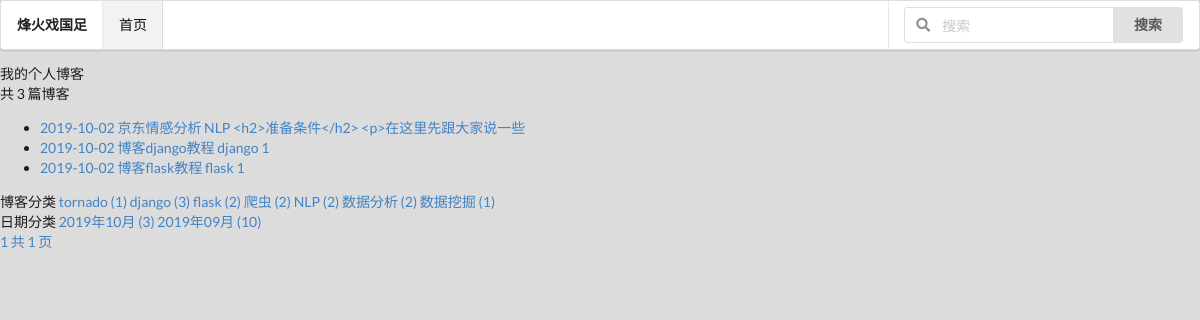
The app's page /blog/2019/10 with its own data.
### blog/models.py (models this page shows, shortened)
class Blog(models.Model,readNumMethod):
    blogTitle=models.CharField(max_length=30)
    blogContent=RichTextUploadingField()
    blogAuthor=models.ForeignKey(User,on_delete=models.DO_NOTHING)
    blog_createdTime=models.DateTimeField(auto_now_add=True)
    blog_updatedTime=models.DateTimeField(auto_now=True)
    blogType=models.ForeignKey(BlogType,on_delete=models.DO_NOTHING)
    blog_img=models.ImageField(upload_to="blogImage",default='blogImage/default.jpg')
    class Meta:
        ordering=['-blog_createdTime']

class BlogType(models.Model):
    typeName=models.CharField(max_length=8)
    def __str__(self):
        return self.typeName

### blog/views.py (the view)
# urls.py: path('<int:year>/<int:month>',blog_with_date,name="blog_with_date" ),
def blog_with_date(request,year,month):
    context = sidebar(request)  # 右侧分类标签
    Blogs=Blog.objects.filter(blog_createdTime__year=year,
                                 blog_createdTime__month=month)
    context['blogs_with_dates'] =Blogs
    context['pageBlogs'] = Pages(request, Blogs)  # 分页博客
    return render(request,'blog_with_data.html',context)

### blog/views.py (called while the page is built)
def sidebar(request):
    context = {}
    context['right_typeNames'] = BlogType.objects.annotate(typeCount=Count('blog'))
    _Month= Blog.objects.dates('blog_createdTime','month',order='DESC')# 返回时间QuerySet
    blog_date_dict={}
    for blog_date in _Month:
        blog_count=Blog.objects.filter(blog_createdTime__year=blog_date.year,
                                 blog_createdTime__month=blog_date.month).count()
        blog_date_dict[blog_date]=blog_count
    context['blog_dates']=blog_date_dict
    return context

def Pages(request,Blogs):
    paginator = Paginator(Blogs, 3)
    page_num = request.GET.get('page', 1)
    pages_of_blogs = paginator.page(page_num)
    return pages_of_blogs

### templates/html/blog_with_data.html (shortened to what this page needs)
{% extends 'index.html' %}
{% block content %}
{% block title %}{{ '我的个人博客' }}{% endblock %}
    <div>
        共 {{ blogs_with_dates|length }} 篇博客
    </div>
    <ul>
            {% for blog in blogs_with_dates %}
            <li>
                <a>{{ blog.blog_createdTime | date:"Y-m-d " }}</a>
                <a href="{% url 'blog_detail' blog.id %}">{{ blog.blogTitle }}</a>
                <a href="{% url 'blog_with_type' blog.blogType.id %}">{{ blog.blogType }}</a>
                <a>{{ blog.blogContent | truncatechars:30 }}</a>
            </li>
            {% empty %}
               <p>暂无博客，敬请期待</p>
            {% endfor %}
    </ul>
    <div>博客分类
    {% for name in right_typeNames %}
       <a href="{% url 'blog_with_type' name.id %}">{{ name.typeName }} ({{ name.typeCount }})</a>
    {% endfor %}
    </div>
    <div>日期分类
    {% for date,count in blog_dates.items %}
       <a href="{% url 'blog_with_date' date.year date.month %}">{{ date | date:"Y年m月"}} ({{ count }})</a>
    {% endfor %}
    </div>
    <a href="?page={{ pageBlogs.number }}"> {{ pageBlogs.number }}  </a>
    <a>共 {{ pageBlogs.paginator.num_pages }} 页</a>
{% endblock %}

### records on screen
Blog: blog_createdTime "2019-10-02", blogTitle "京东情感分析", blogType "NLP", blogContent "<h2>准备条件</h2> <p>在这里先跟大家说一些"
Blog: blog_createdTime "2019-10-02", blogTitle "博客django教程", blogType "django", blogContent "1"
Blog: blog_createdTime "2019-10-02", blogTitle "博客flask教程", blogType "flask", blogContent "1"
BlogType: typeName "tornado", typeCount "1"
BlogType: typeName "django", typeCount "3"
BlogType: typeName "flask", typeCount "2"
BlogType: typeName "爬虫", typeCount "2"
BlogType: typeName "NLP", typeCount "2"
BlogType: typeName "数据分析", typeCount "2"
BlogType: typeName "数据挖掘", typeCount "1"

### other values on screen
{{ '我的个人博客' }} "我的个人博客"
{{ blogs_with_dates|length }} "3"
{{ date | date:"Y年m月" }} "2019年10月" "2019年09月"
{{ count }} "3" "10"
{{ pageBlogs.number }} "1"
{{ pageBlogs.paginator.num_pages }} "1"
